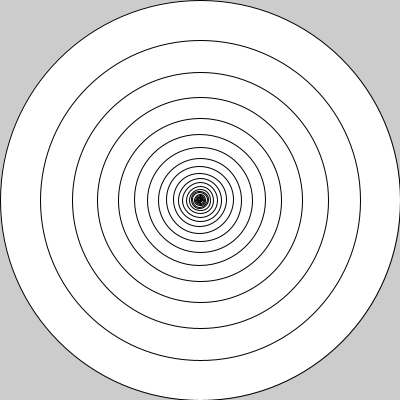
Frame 1 (no input)
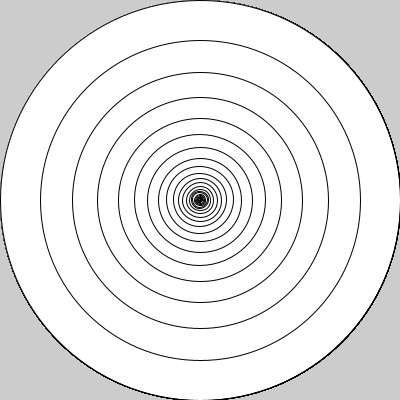
Frame 60 (the mouse pressed at the canvas centre just before this capture)
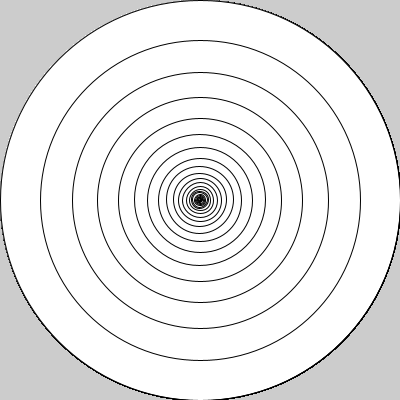
Frame 120 (the mouse held since frame 60 and released just before this capture)

The Processing sketch that drew these frames (run headless with seeded random() and noise(); from frame 60 on, the mouse is pressed at the canvas centre):

// Processing sketch: picture_13_16
// ── picture_13_16.pde
void setup(){
  size(400,400);
}
void draw(){
  drawCircle(200, 200, 200);
}

void drawCircle(int x, int y, float radius){
  ellipseMode(RADIUS);
  ellipse(x, y, radius, radius);
  if(radius > 1){
    radius *= 0.8;
    drawCircle(x, y, radius);
  }
}
